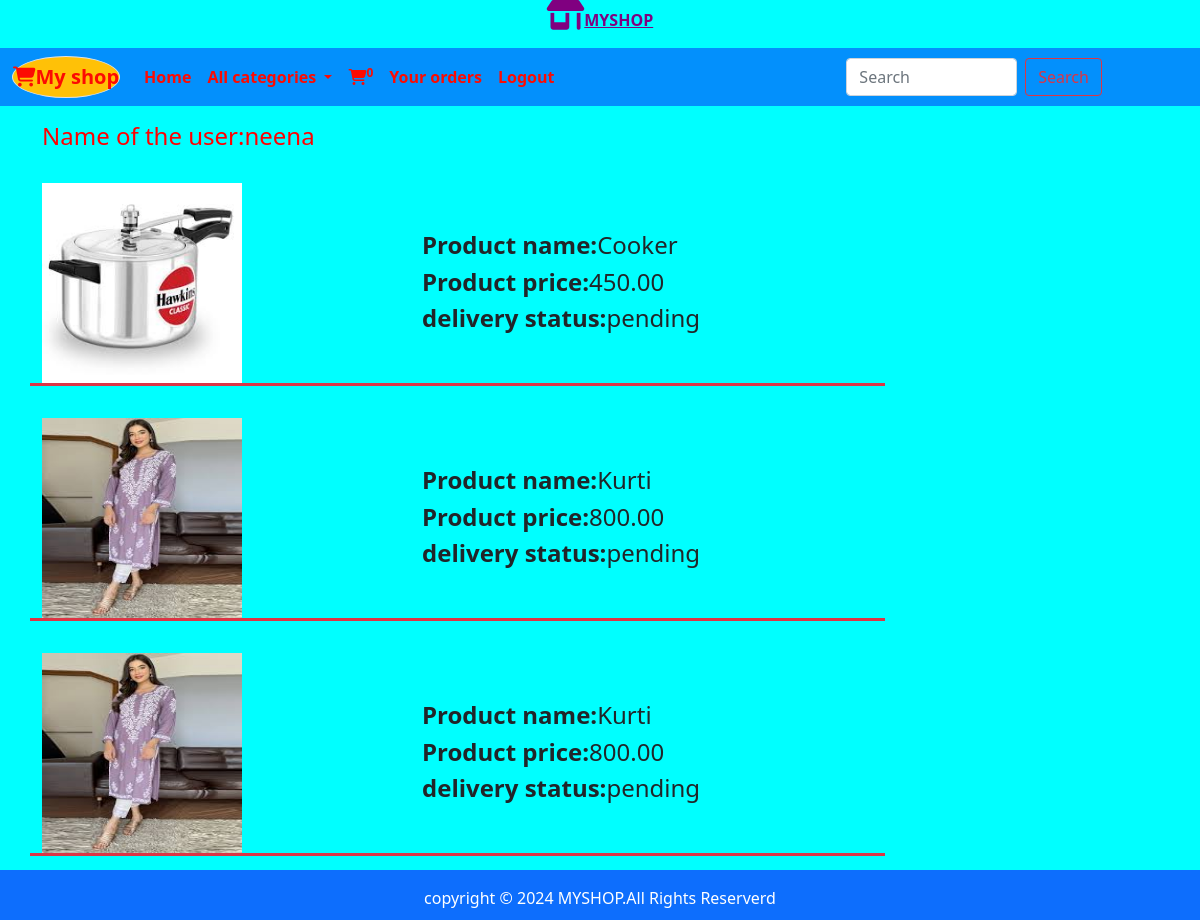
Screenshot of /cart/orderview (signed in) with the database file from the repository.
### cart/models.py (models this page shows, shortened)
class Order_table(models.Model):
    product=models.ForeignKey(Products,on_delete=models.CASCADE)
    user=models.ForeignKey(User,on_delete=models.CASCADE)
    no_of_items=models.IntegerField()
    phone=models.CharField(max_length=12)
    address=models.TextField()
    pin=models.CharField(max_length=30)
    order_date=models.DateTimeField(auto_now_add=True)
    order_id=models.CharField(max_length=100,blank=True)
    payment_status=models.CharField(default="pending",max_length=30)
    delivery_status=models.CharField(default="pending",max_length=30)

### shop/models.py (models this page shows, shortened)
class Products(models.Model):
    name=models.CharField(max_length=20)
    image=models.ImageField(upload_to='products',blank=True,null=True)
    desc=models.TextField()
    price=models.DecimalField(max_digits=10,decimal_places=2)
    stock=models.IntegerField()
    available=models.BooleanField(default=True)
    created=models.DateTimeField(auto_now_add=True)
    updated=models.DateTimeField(auto_now=True)
    category=models.ForeignKey(Category,on_delete=models.CASCADE)

### cart/views.py (the view)
# urls.py: path('orderview',views.orderview,name='orderview'),
@login_required
def orderview(request):
    u=request.user
    orders=Order_table.objects.filter(user=u,payment_status='paid')
    return render(request,'orderview.html',{'orders':orders,'u':u.username})

### cart/context_processors.py (called while the page is built)
def cart_count(requset):
    u=requset.user
    count=0
    if u.is_authenticated:
        try:
            item=Cart.objects.filter(user=u)
            count=item.count()
        except:
            pass
    return {'count':count}

### shop/context_processors.py (called while the page is built)
def links(request):
    c=Category.objects.all()
    return {'links':c}

### templates/orderview.html (shortened to what this page needs)
<!DOCTYPE html>
{% extends 'base.html' %}
{% load static %}
{% block content %}
<div class="container mb-5">
    <div class="row">
        <h4 class='mt-3 mb-3' style="color:red;">Name of the user:{{u}}</h4>
        {% for i in orders %}
        <div class="col-sm-4  border-bottom border-3 border-danger mt-3 mb-3  ">
            <img src="{{i.product.image.url}}" style="height:200px;width:200px;" >
        </div>
        <div class="col-sm-5  border-bottom border-3 mt-3 mb-3 border-danger pt-5 ">
            <h4><b>Product name:</b>{{i.product.name}}</h4>
            <h4><b>Product price:</b>{{i.product.price}}</h4>
            <h4><b>delivery status:</b>{{i.delivery_status}}</h4>
        </div>
        {% endfor %}
    </div>
</div>
{% endblock %}

### templates/base.html (shortened to what this page needs)
<!DOCTYPE html>
<html lang="en">
{% load static %}
<head>
    <link href="https://cdn.jsdelivr.net/npm/bootstrap@5.0.2/dist/css/bootstrap.min.css" rel="stylesheet">
     <link rel="stylesheet" href="https://cdnjs.cloudflare.com/ajax/libs/font-awesome/6.5.2/css/all.min.css" />
    <link rel="stylesheet" href="{% static 'css/stylee.css' %}">
</head>
<body>
<div class="container mb-3">
    <center>
<a href="" style="color:purple;"><i class="fa-solid fa-shop" style="font-size:30px;color:purple;" ></i><b>MYSHOP</b></a>
        </center>
    </div>
<nav class="navbar navbar-expand-lg navbar-light bg-light">
  <div class="container-fluid">
    <a class="navbar-brand border rounded-circle bg-warning" href="#"><i class="fa-solid fa-cart-shopping"></i>My shop</a>
    <div class="collapse navbar-collapse" id="navbarSupportedContent">
      <ul class="navbar-nav me-auto mb-2 mb-lg-0">
        <li class="nav-item">
          <a class="nav-link active" aria-current="page" href="{% url 'shop:allcategory' %}">Home</a>
        </li>
          {% if user.is_authenticated %}
           <li class="nav-item dropdown">
          <a class="nav-link dropdown-toggle" href="#" id="navbarDropdown" role="button" data-bs-toggle="dropdown" aria-expanded="false">
            All categories
          </a>
          </li>
                 <li class="nav-item">
          <a class="nav-link active" aria-current="page" href="{% url 'cart:cartview' %}"><i class="fa-solid fa-cart-shopping"></i><sup >{{count}}</sup></a>
        </li>
           <li class="nav-item">
          <a class="nav-link active" aria-current="page" href="{% url 'cart:orderview' %}">Your orders</a>
        </li>
          <li class="nav-item">
          <a class="nav-link active" aria-current="page" href="{% url 'shop:logout' %}">Logout</a>
        </li>
          {% else %}
          <li class="nav-item">
          <a class="nav-link active" aria-current="page" href="{% url 'shop:register' %}">Register</a>
        </li>
          <li class="nav-item">
          <a class="nav-link active" aria-current="page" href="{% url 'shop:login' %}">Login</a>
        {% endif %}
           </ul>
          <form class="d-flex" method="post" action="{% url 'search:search_products'  %}">
        <input class="form-control me-2" type="search" name="q" placeholder="Search" aria-label="Search">
        <button class="btn btn-outline-danger" type="submit">Search</button>
      </form>
    </div>
  </div>
</nav>
{% block content %}
{% endblock %}
<footer style="
    padding-top: 10px;
    padding-bottom: 0px;
    position:fixed;
    bottom:0;
    width:100%;" >
    <div class="container-fluid p-3  bg-primary text-white" style="height:50px;" id="footer">
    <p style="text-align:center;">copyright &#169; 2024 MYSHOP.All Rights Reserverd</p>
    </div>
</footer>
</body>
</html>

### static/css/stylee.css (style rules this page uses)
body { background-color:aqua; }
.navbar-light .navbar-nav .nav-link,.navbar-light .navbar-brand,.navbar-light .navbar-nav .nav-link.active { color:rgb(252, 11, 3); font-weight:bold; }
.bg-light { background-color:#0390fc !important }
.form-control { width:50%; }
.border { border:red; }

### rows the page displays
Order_table: product.image (picture), product.name "Cooker", product.price "450.00", delivery_status "pending"
Order_table: product.image (picture), product.name "Kurti", product.price "800.00", delivery_status "pending"
Order_table: product.image (picture), product.name "Kurti", product.price "800.00", delivery_status "pending"

### other values shown
{{ count }} "0"
{{ u }} "neena"
